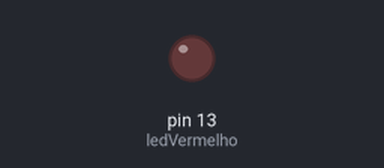
The sketch below on a simulated Arduino Uno, built with avr-gcc and run on an emulated ATmega328P. On the bench: output pins drawn as LEDs (lit = HIGH). Dashed ring = blinking.

Above: at 0.6 s.
At 1.5 s:
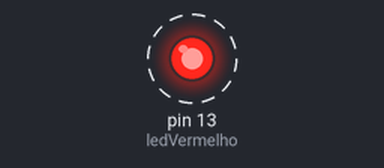
Timing chart, 0 to 3.0 s (numbered marks = the images above):
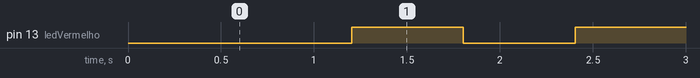

Measured:
- by itself, pin 13 (ledVermelho): alternates HIGH for 0.60 s and LOW for 0.60 s

The sketch:

atividade_led_piscando1.ino
```cpp
const int ledVermelho = 13;


unsigned long anteriorVermelho;
boolean ligaVermelho = 0;

void setup() {
  pinMode(ledVermelho, OUTPUT);
}

void loop() {
  unsigned long atual = millis();

  if (atual - anteriorVermelho > 600) {
    digitalWrite(ledVermelho, ligaVermelho);
    ligaVermelho = !ligaVermelho;
    anteriorVermelho = atual;
  }
}
```
